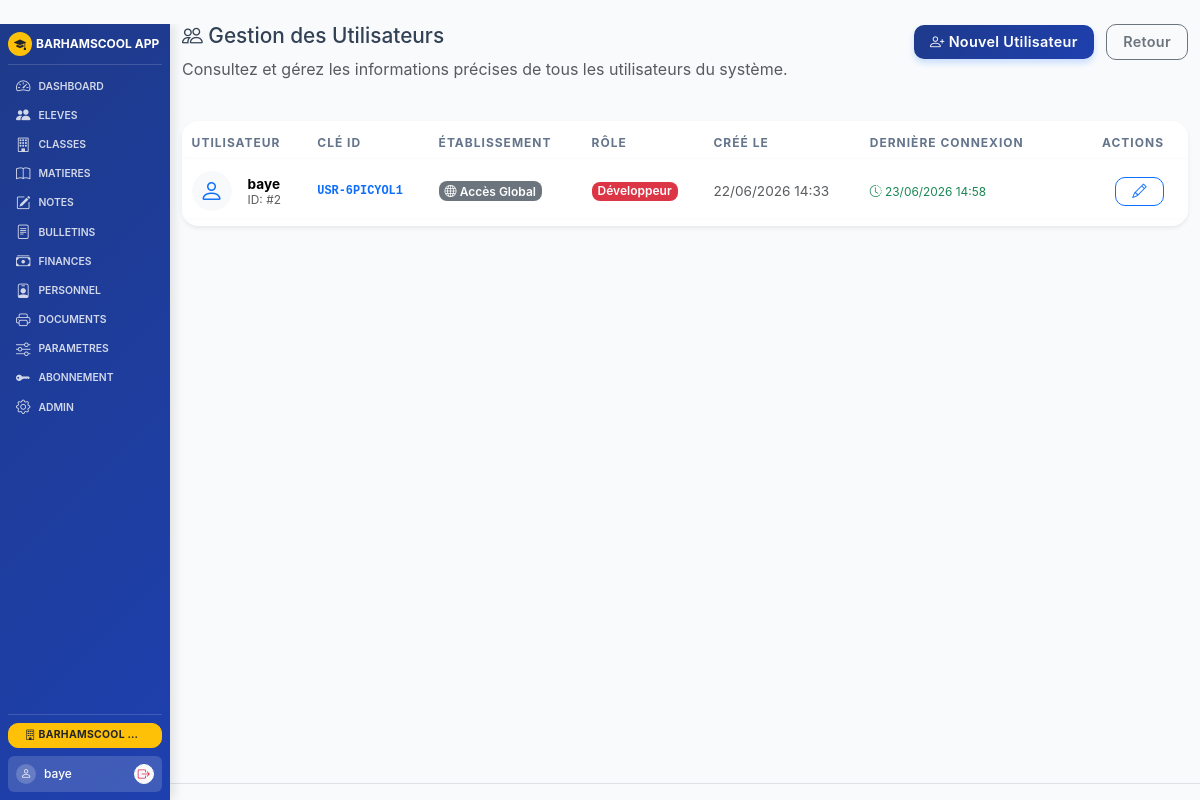
The app's page /admin/users (signed in), older data.
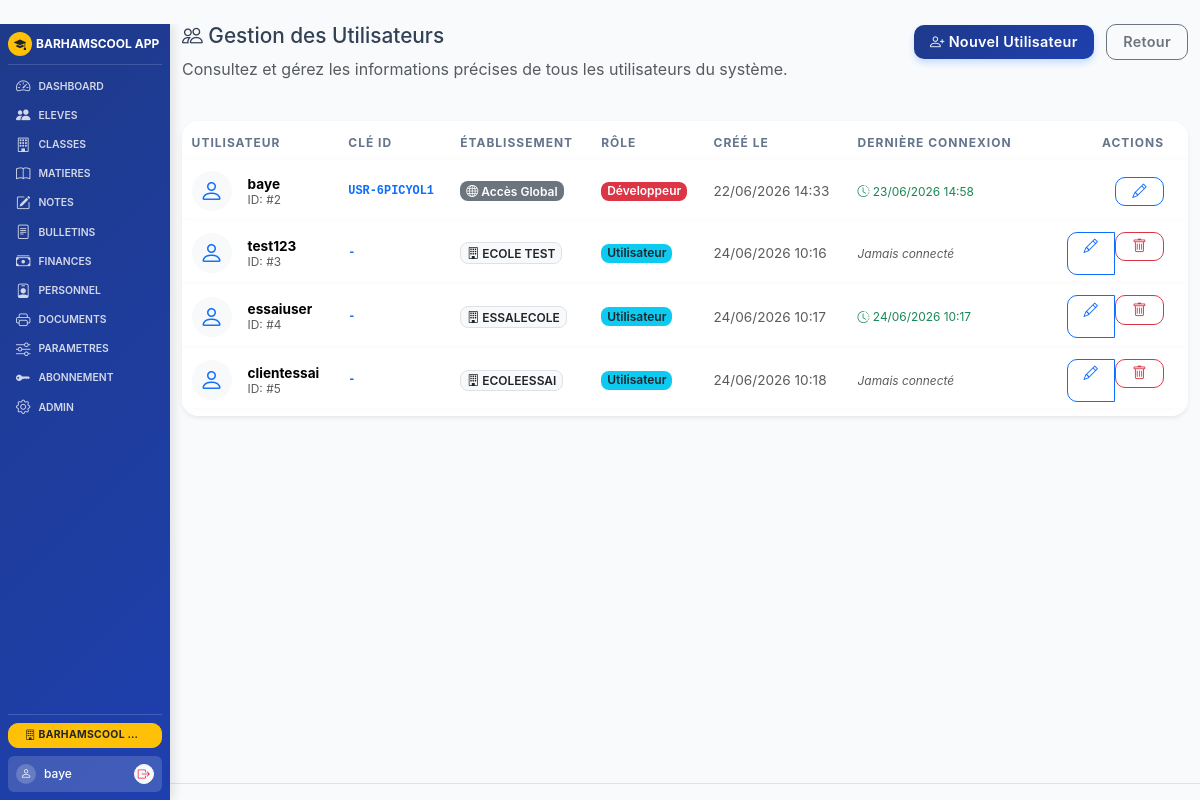
The same page, newer data.
### models.py (models this page shows, shortened)
class Ecole(db.Model):
    id = db.Column(db.Integer, primary_key=True)
    nom = db.Column(db.String(200), default='BARHAMSCOOL APP')
    identifiant = db.Column(db.String(50), unique=True, nullable=True)
    adresse = db.Column(db.String(300), default='ZAC MBAO CITE CAPEC')
    tel = db.Column(db.String(100), default='338369035-772601310-777385032')
    annee_scolaire = db.Column(db.String(20), default='2024-2025')
    zone = db.Column(db.String(100), default='RUFISQUE')
    dev = db.Column(db.String(200), default='Abdou Diatta - Barham Informatique')
    email = db.Column(db.String(150), default='')
    type_ecole = db.Column(db.String(100), default='')
    directeur = db.Column(db.String(150), default='')
    chef_etablissement = db.Column(db.String(150), default='')
    slogan = db.Column(db.String(300), default='')
    autorisation = db.Column(db.String(100), default='')
    code_etablissement = db.Column(db.String(50), default='')
    ia = db.Column(db.String(100), default='')
    ief = db.Column(db.String(100), default='')
    session_timeout = db.Column(db.Integer, default=30)  # en minutes
    max_login_attempts = db.Column(db.Integer, default=5)
    lockout_duration = db.Column(db.Integer, default=15)  # en minutes
    ip_whitelist = db.Column(db.Text, default='')  # IPs autorisées (séparées par virgule)
    smtp_server = db.Column(db.String(150), default='')
    smtp_port = db.Column(db.Integer, default=587)
    smtp_user = db.Column(db.String(150), default='')
    smtp_password = db.Column(db.String(150), default='')
    smtp_use_tls = db.Column(db.Boolean, default=True)
    email_expediteur = db.Column(db.String(150), default='')

class User(UserMixin, db.Model):
    id = db.Column(db.Integer, primary_key=True)
    username = db.Column(db.String(80), unique=True, nullable=False)
    password_hash = db.Column(db.String(256), nullable=False)
    role = db.Column(db.String(50), default='user')
    ecole_id = db.Column(db.Integer, db.ForeignKey('ecole.id'), nullable=True)
    created_at = db.Column(db.DateTime, default=lambda: datetime.now(timezone.utc))
    last_login = db.Column(db.DateTime, nullable=True)
    identifiant = db.Column(db.String(50), unique=True, nullable=True)
    ecole = db.relationship('Ecole', backref='users')

### routes_admin.py (the view)
@app.route('/admin/users')
@login_required
def admin_users():
    if current_user.role != 'super_users': return redirect(url_for('dashboard'))
    from models import User
    ecole_id = get_current_ecole_id()
    return render_template('admin/users.html', users=User.query.all(), ecole=Ecole.query.get(ecole_id))

### templates/admin/users.html (shortened to what this page needs)
﻿{% extends "base.html" %}
{% block content %}
<div class="row mb-4">
    <div class="col-md-8">
        <h2><i class="bi bi-people"></i> Gestion des Utilisateurs</h2>
        <p class="text-muted">Consultez et gérez les informations précises de tous les utilisateurs du système.</p>
    </div>
    <div class="col-md-4 text-end">
        <a href="{{ url_for('admin_user_ajouter') }}" class="btn btn-primary"><i class="bi bi-person-plus"></i> Nouvel Utilisateur</a>
        <a href="{{ url_for('admin') }}" class="btn btn-outline-secondary ms-2">Retour</a>
    </div>
</div>
<div class="card shadow-sm border-0">
    <div style="max-height:65vh;overflow-y:auto;overflow-x:hidden;">
        <table class="table table-sm align-middle mb-0">
            <thead class="table-dark">
                <tr>
                    <th>Utilisateur</th>
                    <th>Clé ID</th>
                    <th>Établissement</th>
                    <th>Rôle</th>
                    <th>Créé le</th>
                    <th>Dernière connexion</th>
                    <th class="text-end px-4">Actions</th>
                </tr>
            </thead>
            <tbody>
                {% for u in users %}
                <tr>
                    <td>
                        <div class="d-flex align-items-center">
                            <div class="bg-light rounded-circle p-2 me-3">
                                <i class="bi bi-person fs-4 text-primary"></i>
                            </div>
                            <div>
                                <span class="fw-bold d-block">{{ u.username }}</span>
                                <small class="text-muted">ID: #{{ u.id }}</small>
                            </div>
                        </div>
                    </td>
                    <td>
                        <code class="text-primary fw-bold">{{ u.identifiant or '-' }}</code>
                    </td>
                    <td>
                        {% if u.ecole %}
                            <span class="badge bg-light text-dark border"><i class="bi bi-building"></i> {{ u.ecole.nom }}</span>
                        {% else %}
                            <span class="badge bg-secondary"><i class="bi bi-globe"></i> Accès Global</span>
                        {% endif %}
                    </td>
                    <td>
                        <span class="badge {{ 'bg-danger' if u.role == 'super_users' else 'bg-info text-dark' }}">
                            {{ 'Développeur' if u.role == 'super_users' else 'Utilisateur' }}
                        </span>
                    </td>
                    <td class="small text-muted">
                        {{ u.created_at.strftime('%d/%m/%Y %H:%M') if u.created_at else 'Inconnue' }}
                    </td>
                    <td>
                        {% if u.last_login %}
                            <span class="text-success small">
                                <i class="bi bi-clock-history"></i> {{ u.last_login.strftime('%d/%m/%Y %H:%M') }}
                            </span>
                        {% else %}
                            <span class="text-muted small fst-italic">Jamais connecté</span>
                        {% endif %}
                    </td>
                    <td class="text-end px-4">
                        <div class="btn-group btn-group-sm">
                            <a href="{{ url_for('admin_user_modifier', id=u.id) }}" class="btn btn-outline-primary" title="Modifier">
                                <i class="bi bi-pencil"></i>
                            </a>
                            {% if u.id != current_user.id %}
                            <form action="{{ url_for('admin_user_supprimer', id=u.id) }}" method="POST" class="d-inline" onsubmit="return confirm('Supprimer cet utilisateur ?')">
                                <button type="submit" class="btn btn-outline-danger" title="Supprimer">
                                    <i class="bi bi-trash"></i>
                                </button>
                            </form>
                            {% endif %}
                        </div>
                    </td>
                </tr>
                {% endfor %}
            </tbody>
        </table>
    </div>
</div>
{% endblock %}

### templates/base.html (shortened to what this page needs)
<!DOCTYPE html>
<html lang="fr">
<head>
    <link href="https://cdn.jsdelivr.net/npm/bootstrap@5.3.3/dist/css/bootstrap.min.css" rel="stylesheet">
    <link href="https://cdn.jsdelivr.net/npm/bootstrap-icons@1.11.3/font/bootstrap-icons.min.css" rel="stylesheet">
    <link href="{{ url_for('static', filename='css/style.css') }}?v=2" rel="stylesheet">
</head>
<body>
    <div class="app-layout {% if not current_user.is_authenticated %}no-sidebar{% endif %}">
        {% if current_user.is_authenticated %}
        <aside class="app-sidebar text-white">
            <div class="sidebar-brand">
                <div class="brand-icon bg-warning text-dark rounded-circle me-1" style="width:24px; height:24px; display:flex; align-items:center; justify-content:center; flex-shrink: 0;">
                    <i class="bi bi-mortarboard-fill" style="font-size: 0.75rem !important;"></i>
                </div>
                <div class="brand-text text-truncate" title="{{ ecole.nom if ecole else 'BARHAMSCOOL APP' }}">
                    <span class="fw-bold" style="font-size: 0.75rem !important;">{{ ecole.nom if ecole else 'BARHAMSCOOL APP' }}</span>
                </div>
            </div>
            <nav class="sidebar-menu">
                <ul class="nav flex-column gap-0">
                    {% if not has_licence %}
                    <li class="nav-item">
                        <a class="nav-link d-flex align-items-center gap-2 py-1 px-2 {{ 'active' if request.endpoint == 'abonnement' }}" href="{{ url_for('abonnement') }}">
                            <i class="bi bi-key-fill" style="font-size: 0.9rem;"></i>
                            <span style="font-size: 0.65rem; text-transform: uppercase; font-weight: 600;">Abonnement</span>
                        </a>
                    </li>
                    {% else %}
                    {% for endpoint, icon, label in nav_items %}
                    <li class="nav-item">
                        <a class="nav-link d-flex align-items-center gap-2 py-1 px-2 {{ 'active' if request.endpoint == endpoint }}" href="{{ url_for(endpoint) }}">
                            <i class="bi {{ icon }}" style="font-size: 0.9rem;"></i>
                            <span style="font-size: 0.65rem; text-transform: uppercase; font-weight: 600;">{{ label }}</span>
                        </a>
                    </li>
                    {% endfor %}
                    <li class="nav-item">
                        <a class="nav-link d-flex align-items-center gap-2 py-1 px-2 {{ 'active' if request.endpoint == 'parametres_financiers' }}" href="{{ url_for('parametres_financiers') }}">
                            <i class="bi bi-sliders" style="font-size: 0.9rem;"></i>
                            <span style="font-size: 0.65rem; text-transform: uppercase; font-weight: 600;">Parametres</span>
                        </a>
                    </li>
                    <li class="nav-item">
                        <a class="nav-link d-flex align-items-center gap-2 py-1 px-2 {{ 'active' if request.endpoint == 'abonnement' }}" href="{{ url_for('abonnement') }}">
                            <i class="bi bi-key-fill" style="font-size: 0.9rem;"></i>
                            <span style="font-size: 0.65rem; text-transform: uppercase; font-weight: 600;">Abonnement</span>
                        </a>
                    </li>
                    {% endif %}
                    {% if current_user.role == 'super_users' %}
                    <li class="nav-item">
                        <a class="nav-link d-flex align-items-center gap-2 py-1 px-2 {{ 'active' if request.endpoint == 'admin' }}" href="{{ url_for('admin') }}">
                            <i class="bi bi-gear" style="font-size: 0.9rem;"></i>
                            <span style="font-size: 0.65rem; text-transform: uppercase; font-weight: 600;">Admin</span>
                        </a>
                    </li>
                    {% endif %}
                </ul>
            </nav>
            <div class="sidebar-footer mt-auto">
                {% if current_user.role == 'super_users' and all_ecoles %}
                <div class="dropdown w-100 mb-2">
                    <button class="btn btn-sm btn-warning text-dark dropdown-toggle fw-bold w-100 py-1" type="button" data-bs-toggle="dropdown" aria-expanded="false" style="font-size: 0.65rem; line-height: 1.4; text-overflow: ellipsis; overflow: hidden; white-space: nowrap;" title="{{ ecole.nom if ecole else 'École' }}">
                        <i class="bi bi-building"></i> {{ ecole.nom if ecole else 'École' }}
                    </button>
                </div>
                {% endif %}
                <div class="user-profile-block d-flex align-items-center justify-content-between p-2 rounded" style="background: rgba(255,255,255,0.15);">
                    <div class="d-flex align-items-center gap-2">
                        <div class="avatar bg-white-20 rounded-circle" style="width:20px; height:20px; display:flex; align-items:center; justify-content:center;">
                            <i class="bi bi-person" style="font-size: 0.7rem;"></i>
                        </div>
                        <div class="user-info text-truncate">
                            <span class="fw-medium text-white" style="font-size: 0.75rem;">{{ current_user.username }}</span>
                        </div>
                    </div>
                    <a class="btn btn-sm btn-light p-0 rounded-circle d-flex align-items-center justify-content-center" href="{{ url_for('logout') }}" title="Quitter" style="width: 20px; height: 20px; color: var(--danger-color) !important;">
                        <i class="bi bi-box-arrow-right" style="font-size: 0.75rem;"></i>
                    </a>
                </div>
            </div>
        </aside>
        {% endif %}
        <main class="app-main">
            <div class="container-fluid" style="margin-top:0 !important; padding-top:0 !important;">
                {% block content %}{% endblock %}
            </div>
            <footer class="text-center text-muted py-2 mt-auto border-top small">
            </footer>
        </main>
    </div>
</body>
</html>

Row changes from the older to the newer data that the page shows:
added User: username "test123", id "3", identifiant "-", ecole.nom "ECOLE TEST", role "Utilisateur", created_at "24/06/2026 10:16", shows "Jamais connecté"
added User: username "essaiuser", id "4", identifiant "-", ecole.nom "ESSALECOLE", role "Utilisateur", created_at "24/06/2026 10:17", last_login "24/06/2026 10:17"
added User: username "clientessai", id "5", identifiant "-", ecole.nom "ECOLEESSAI", role "Utilisateur", created_at "24/06/2026 10:18", shows "Jamais connecté"
